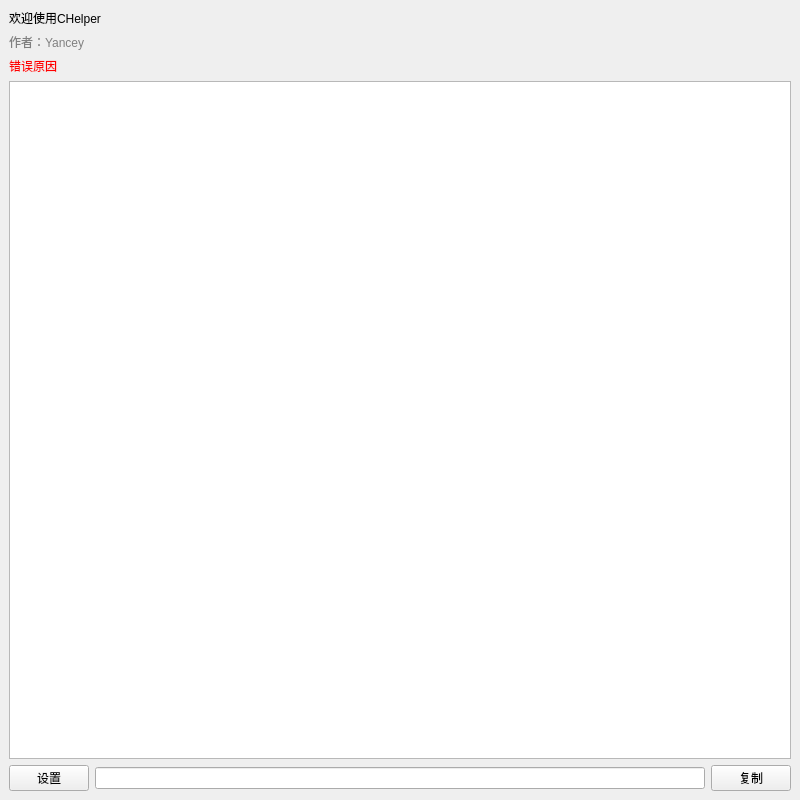
<?xml version="1.0" encoding="UTF-8"?>
<ui version="4.0">
    <class>CHelperApp</class>
    <widget class="QMainWindow" name="MainWindow">
        <property name="geometry">
            <rect>
                <x>0</x>
                <y>0</y>
                <width>800</width>
                <height>800</height>
            </rect>
        </property>
        <property name="windowTitle">
            <string>CHelper</string>
        </property>
        <widget class="QWidget" name="centralwidget">
            <layout class="QVBoxLayout" name="verticalLayout">
                <item>
                    <widget class="QLabel" name="structureLabel">
                        <property name="text">
                            <string>欢迎使用CHelper</string>
                        </property>
                        <property name="alignment">
                            <set>Qt::AlignLeft</set>
                        </property>
                    </widget>
                </item>
                <item>
                    <widget class="QLabel" name="descriptionLabel">
                        <property name="text">
                            <string>作者：Yancey</string>
                        </property>
                        <property name="alignment">
                            <set>Qt::AlignLeft</set>
                        </property>
                        <property name="styleSheet">
                            <string>color: grey;</string>
                        </property>
                    </widget>
                </item>
                <item>
                    <widget class="QLabel" name="errorReasonLabel">
                        <property name="text">
                            <string>错误原因</string>
                        </property>
                        <property name="alignment">
                            <set>Qt::AlignLeft</set>
                        </property>
                        <property name="styleSheet">
                            <string>color: red;</string>
                        </property>
                    </widget>
                </item>
                <item>
                    <widget class="QListView" name="listView">
                        <property name="minimumSize">
                            <size>
                                <width>0</width>
                                <height>0</height>
                            </size>
                        </property>
                    </widget>
                </item>
                <item>
                    <layout class="QHBoxLayout" name="verticalLayout_2">
                        <item>
                            <widget class="QPushButton" name="settingsButton">
                                <property name="text">
                                    <string>设置</string>
                                </property>
                            </widget>
                        </item>
                        <item>
                            <widget class="QLineEdit" name="lineEdit"/>
                        </item>
                        <item>
                            <widget class="QPushButton" name="copyButton">
                                <property name="text">
                                    <string>复制</string>
                                </property>
                            </widget>
                        </item>
                    </layout>
                </item>
            </layout>
        </widget>
    </widget>
</ui>
